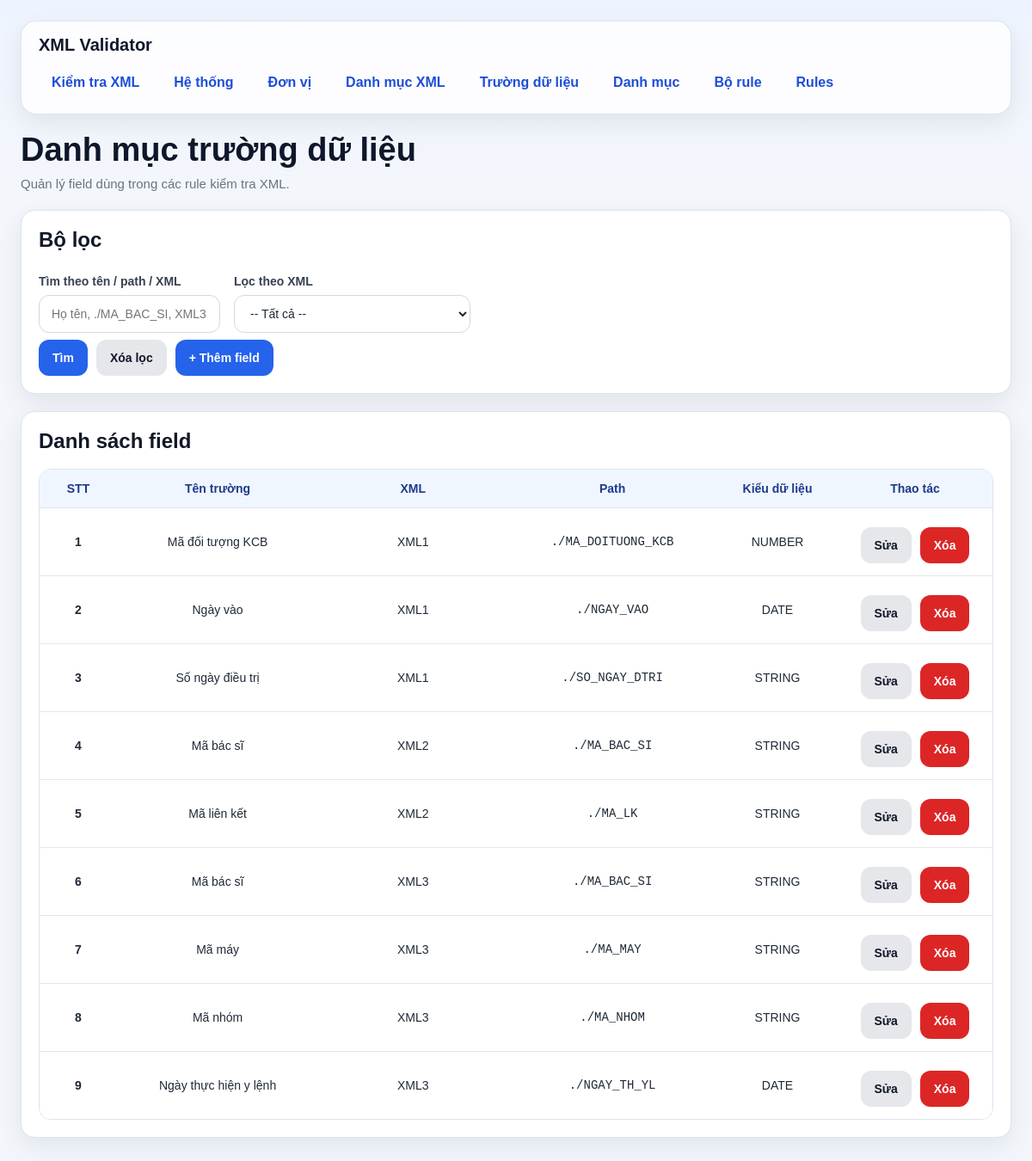
The page /fields/ on the database as committed earlier.
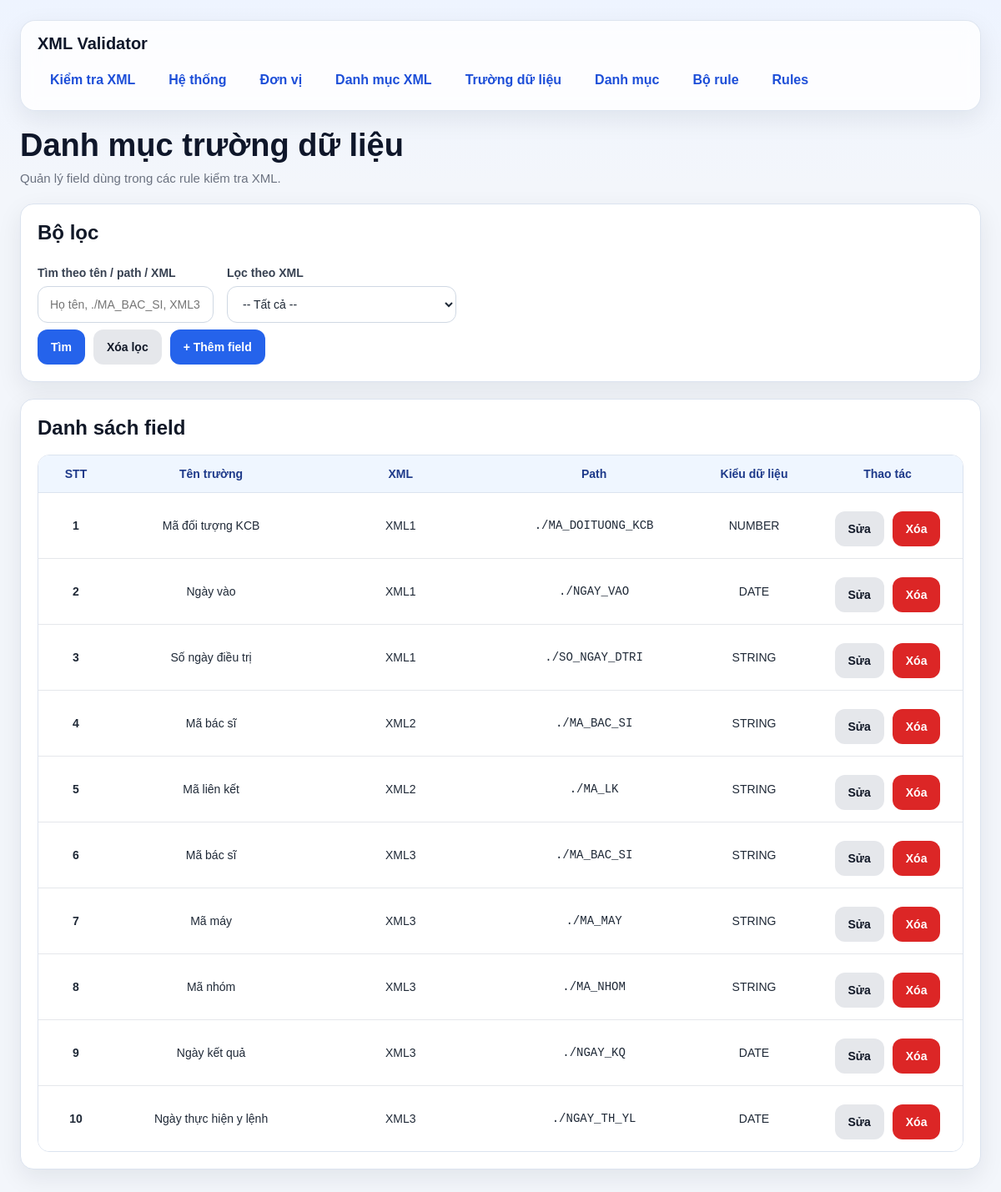
The same page on the database as committed later.
### models/field_model.py (models this page shows, shortened)
class DanhMucTruongDuLieu(db.Model):
    __tablename__ = "danh_muc_truong_du_lieu"
    id = db.Column(db.Integer, primary_key=True)
    ten_truong = db.Column(db.String(255), nullable=False)
    xml_id = db.Column(db.Integer, db.ForeignKey("danh_muc_xml.id"), nullable=False)
    xml_path = db.Column(db.String(500), nullable=False)  # path bên trong từng phần tử của list
    data_type = db.Column(db.String(50), nullable=False, default="STRING")
    xml = db.relationship("DanhMucXml", backref="fields")

### models/xml_model.py (models this page shows, shortened)
class DanhMucXml(db.Model):
    __tablename__ = "danh_muc_xml"
    id = db.Column(db.Integer, primary_key=True)
    ma_xml = db.Column(db.String(50), nullable=False, unique=True)   # XML1, XML2, XML3
    ten_xml = db.Column(db.String(255), nullable=False)
    list_path = db.Column(db.String(500), nullable=False)            # path tính từ NOIDUNGFILE
    item_type = db.Column(db.String(20), nullable=False, default="MULTI")

### routes/field_routes.py (the view, shortened to what this page needs)
@field_bp.route("/", methods=["GET"])
def list_fields():
    keyword = (request.args.get("keyword") or "").strip()
    xml_id = (request.args.get("xml_id") or "").strip()
    query = DanhMucTruongDuLieu.query.join(DanhMucXml)
    if xml_id:
        query = query.filter(DanhMucTruongDuLieu.xml_id == int(xml_id))
    fields = query.order_by(
        DanhMucXml.id.asc(),
        DanhMucTruongDuLieu.ten_truong.asc()
    ).all()
    xmls = DanhMucXml.query.order_by(DanhMucXml.id.asc()).all()
    return render_template(
        "fields.html",
        fields=fields,
        xmls=xmls,
        keyword=keyword,
        xml_id=xml_id
    )

### templates/fields.html (shortened to what this page needs)
{% extends "base.html" %}
{% block content %}
<div class="page-header">
    <h1 class="page-title">Danh mục trường dữ liệu</h1>
    <div class="page-subtitle">Quản lý field dùng trong các rule kiểm tra XML.</div>
</div>
<div class="card">
    <h2 class="card-title">Bộ lọc</h2>
    <form method="GET">
        <div class="grid">
            <div class="col-6">
                <label>Tìm theo tên / path / XML</label>
                <input type="text" name="keyword" value="{{ keyword }}" placeholder="Họ tên, ./MA_BAC_SI, XML3...">
            </div>
            <div class="col-6">
                <label>Lọc theo XML</label>
                <select name="xml_id">
                    <option value="">-- Tất cả --</option>
                </select>
            </div>
        </div>
        <div class="actions">
            <button type="submit" class="btn btn-primary">Tìm</button>
            <a href="/fields" class="btn btn-secondary">Xóa lọc</a>
            <a href="/fields/create" class="btn btn-primary">+ Thêm field</a>
        </div>
    </form>
</div>
<div class="card">
    <h2 class="card-title">Danh sách field</h2>
    {% if fields %}
        <div class="table-wrap">
            <table>
                <thead>
                    <tr>
                        <th style="width: 90px;">STT</th>
                        <th>Tên trường</th>
                        <th style="width: 220px;">XML</th>
                        <th>Path</th>
                        <th style="width: 140px;">Kiểu dữ liệu</th>
                        <th style="width: 180px;">Thao tác</th>
                    </tr>
                </thead>
                <tbody>
                    {% for f in fields %}
                    <tr>
                        <td><strong>{{ loop.index }}</strong></td>
                        <td>{{ f.ten_truong }}</td>
                        <td>{{ f.xml.ma_xml }}</td>
                        <td><code>{{ f.xml_path }}</code></td>
                        <td>{{ f.data_type }}</td>
                        <td>
                            <div class="actions actions-center">
                                <a class="btn btn-secondary" href="/fields/{{ f.id }}/edit">Sửa</a>
                                <form class="inline" method="POST" action="/fields/{{ f.id }}/delete" onsubmit="return confirm('Xóa field này?');">
                                    <button class="btn btn-danger" type="submit">Xóa</button>
                                </form>
                            </div>
                        </td>
                    </tr>
                    {% endfor %}
                </tbody>
            </table>
        </div>
    {% else %}
        <div class="empty-state">Chưa có dữ liệu field.</div>
    {% endif %}
</div>
{% endblock %}

### templates/base.html (shortened to what this page needs)
<!DOCTYPE html>
<html lang="vi">
<head>
</head>
<body>
    <div class="page-shell">
        <div class="topbar">
            <div class="topbar-title">XML Validator</div>
            <nav>
                <a href="/">Kiểm tra XML</a>
                <a href="/systems">Hệ thống</a>
                <a href="/units">Đơn vị</a>
                <a href="/xmls">Danh mục XML</a>
                <a href="/fields">Trường dữ liệu</a>
                <a href="/categories">Danh mục</a>
                <a href="/rule-sets">Bộ rule</a>
                <a href="/rules">Rules</a>
            </nav>
        </div>
        <div class="container">
            {% block content %}{% endblock %}
        </div>
    </div>
</body>
</html>

### templates/base.html (style rules this page uses)
* { box-sizing: border-box; }
:root { --bg: #f3f6fb; --card: #ffffff; --card-soft: #f8fafc; --border: #dbe3ef; --text: #1f2937; --muted: #6b7280; --primary: #2563eb; --primary-hover: #1d4ed8; --danger: #dc2626; --danger-hover: #b91c1c; --success-bg: #dcfce7; --success-text: #166534; --warning-bg: #fef3c7; --warning-text: #92400e; --error-bg: #fee2e2; --error-text: #991b1b; --shadow: 0 10px 30px rgba(15, 23, 42, 0.08); --radius: 16px; }
body { margin: 0; font-family: Arial, Helvetica, sans-serif; background: linear-gradient(180deg, #eef4ff 0%, var(--bg) 220px); color: var(--text); }
.page-shell { max-width: 1280px; margin: 0 auto; padding: 24px; }
.topbar { background: rgba(255, 255, 255, 0.82); border: 1px solid rgba(219, 227, 239, 0.9); backdrop-filter: blur(10px); border-radius: 18px; box-shadow: var(--shadow); padding: 16px 20px; margin-bottom: 20px; }
.topbar-title { margin: 0 0 12px 0; font-size: 20px; font-weight: 700; color: #0f172a; }
nav { display: flex; flex-wrap: wrap; gap: 10px; }
nav a { text-decoration: none; color: #1d4ed8; font-weight: 600; padding: 10px 14px; border-radius: 10px; transition: 0.2s ease; border: 1px solid transparent; background: transparent; }
.container { background: transparent; }
.page-header { margin-bottom: 22px; }
.page-title { margin: 0; font-size: 38px; line-height: 1.15; color: #0f172a; }
.page-subtitle { margin-top: 8px; color: var(--muted); font-size: 15px; }
.card { background: var(--card); border: 1px solid var(--border); border-radius: var(--radius); box-shadow: var(--shadow); padding: 20px; margin-bottom: 20px; }
.card-title { margin: 0 0 18px 0; font-size: 24px; font-weight: 700; color: #111827; }
.grid { display: flex; grid-template-columns: repeat(12, 1fr); gap: 16px; }
.col-6 { grid-column: span 6; }
label { display: block; font-size: 14px; font-weight: 700; margin-bottom: 8px; margin-top: 8px; color: #374151; }
input[type="text"], input[type="date"], input[type="file"], input[type="password"], input[type="number"], select, textarea { width: 100%; min-height: 44px; border: 1px solid #cfd8e3; border-radius: 12px; padding: 10px 14px; font-size: 14px; background: #fff; color: var(--text); outline: none; transition: border-color 0.2s, box-shadow 0.2s; }
.actions { display: flex; flex-wrap: wrap; gap: 10px; margin-top: 8px; }
.actions-center { justify-content: center; }
.btn, button { border: none; min-height: 42px; padding: 10px 16px; border-radius: 12px; cursor: pointer; font-weight: 700; font-size: 14px; text-decoration: none; display: inline-flex; align-items: center; justify-content: center; transition: 0.2s ease; }
.btn-primary { background: var(--primary); color: white; }
.btn-secondary { background: #e5e7eb; color: #111827; }
.btn-danger { background: var(--danger); color: white; }
.table-wrap { overflow-x: auto; border: 1px solid var(--border); border-radius: 14px; }
table { width: 100%; border-collapse: collapse; background: white; }
th { background: #eff6ff; color: #1e3a8a; font-size: 14px; font-weight: 700; text-align: center; padding: 14px 12px; border-bottom: 1px solid var(--border); }
td { padding: 14px 12px; border-bottom: 1px solid #e5e7eb; vertical-align: middle; font-size: 14px; text-align: center; }
tbody tr:last-child td { border-bottom: none; }
.inline { display: inline; }

Rows that differ between the two databases and show on the page:
added DanhMucTruongDuLieu: ten_truong "Ngày kết quả", xml.ma_xml "XML3", xml_path "./NGAY_KQ", data_type "DATE"
